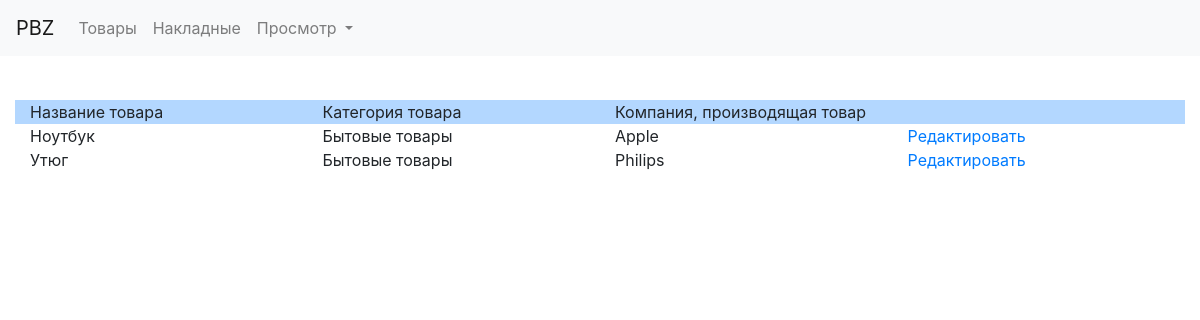
The app's page /edit_page, older data.
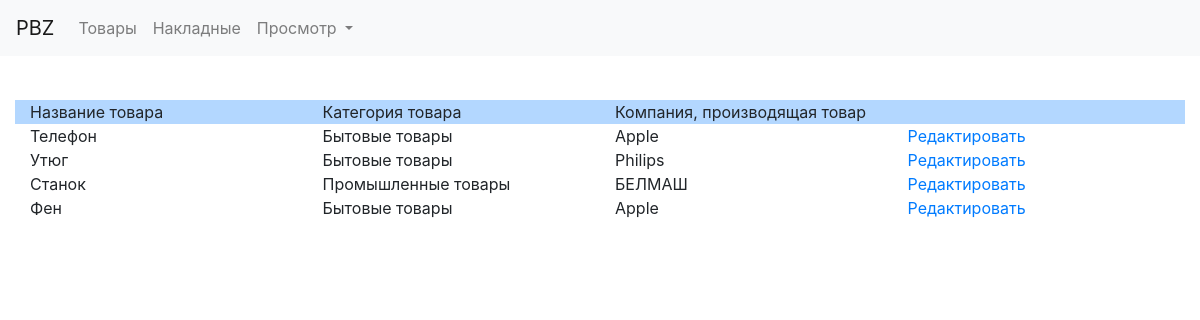
The same page, newer data.
### PBZ/models.py (models this page shows)
class Product(models.Model):
    name = models.CharField(max_length=100)
    category = models.CharField(max_length=100)
    company = models.CharField(max_length=100)

### PBZ/views.py (the view)
# urls.py: path('edit_page',views.edit_page,name='edit_page'),
def edit_page(request):
    context = {}
    context['product'] = Product.objects.all()
    return render(request, 'edit_page.html', context)

### PBZ/templates/edit_page.html
{% extends 'common.html' %}
{% block content %}
    <body class="container-fluid"
          style="background-image: url('http://www.tcsfloors.com/wp-content/uploads/2017/08/AdobeStock_107182915-1024x683.jpeg'); background-repeat: no-repeat; background-size: cover; background-position: center center;">
    <div class="container-fluid" style="background-color: white">
        <div class="row" style="background-color: #b3d7ff;border-color: #1d2124">
            <div class="col-3">Название товара</div>
            <div class="col-3">Категория товара</div>
            <div class="col-3">Компания, производящая товар</div>
            <div class="col-3"></div>
        </div>
        {% for item in product %}
            <div class="row" style="border: 5px;border-color: #1d2124">
            <div class="col-3">{{ item.name }}</div>
            <div class="col-3">{{ item.category }}</div>
            <div class="col-3">{{ item.company }}</div>
             <div class="col-3"><a href="{% url 'edit_product' item.id %}">Редактировать</a></div>
        </div>
        {% endfor %}
    </div>
    </body>
{% endblock %}

### PBZ/templates/common.html (shortened to what this page needs)
<html lang="en">
<head>
    <link rel="stylesheet" href="static/css/bootstrap.min.css">
</head>
<body>
<nav class="navbar navbar-expand-lg navbar-light bg-light fixed-top">
    <a class="navbar-brand" href="#">PBZ</a>
    <div class="collapse navbar-collapse" id="navbarSupportedContent">
        <ul class="navbar-nav mr-auto">
            <li class="nav-item">
                <a class="nav-link" href="#" id="navbarDropdown" role="button" data-toggle="dropdown"
                   aria-haspopup="true" aria-expanded="false">
                    Товары
                </a></li>
            <li class="nav-item">
                <a class="nav-link" href="#" id="navbarDropdown" role="button" data-toggle="dropdown"
                   aria-haspopup="true" aria-expanded="false">
                    Накладные
                </a>
            </li>
            <li class="nav-item dropdown">
                <a class="nav-link dropdown-toggle" href="#" id="navbarDropdown" role="button" data-toggle="dropdown"
                   aria-haspopup="true" aria-expanded="false">
                    Просмотр
                </a>
            </li>
        </ul>
    </div>
</nav>
{% block content %}{% endblock %}
</body>
</html>

### PBZ/templates/common.html (style rules this page uses)
body { padding-top: 100px; }

Row changes from the older to the newer data that the page shows:
changed Product: name "Ноутбук" → "Телефон"
added Product: name "Станок", category "Промышленные товары", company "БЕЛМАШ"
added Product: name "Фен", category "Бытовые товары", company "Apple"
